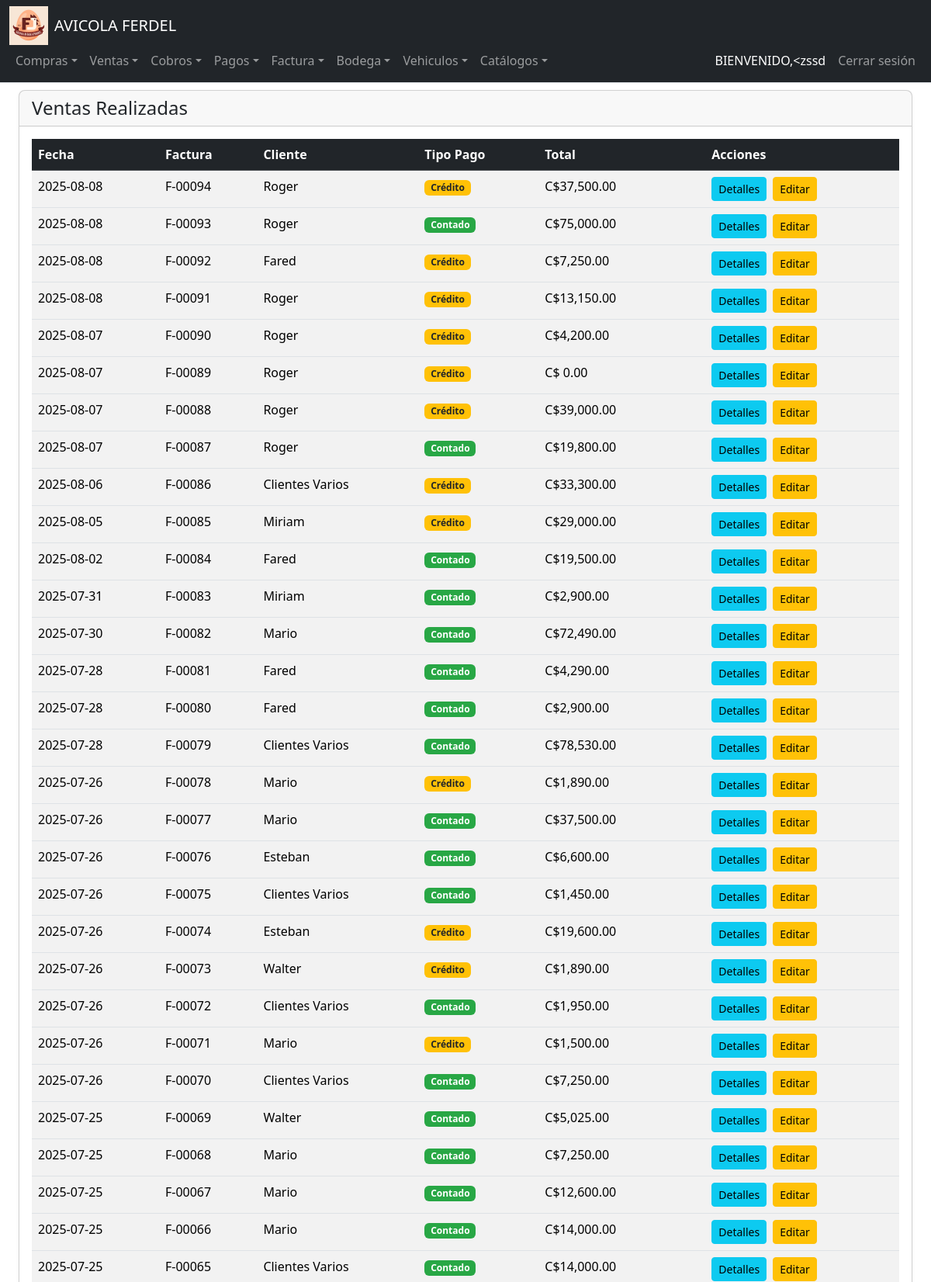
/gestionar_ventas (signed in, upper part), run on the app's committed database.
### tables this page shows
CREATE TABLE Usuarios (
    ID_Usuario INTEGER PRIMARY KEY AUTOINCREMENT,
    NombreUsuario TEXT UNIQUE NOT NULL,
    ContrasenaHash TEXT NOT NULL,
    Rol_ID INTEGER,
    Estado INTEGER,
    Fecha_Creacion DATE,
    FOREIGN KEY (Rol_ID) REFERENCES Roles(ID_Rol)
);

CREATE TABLE Facturacion (
    ID_Factura INTEGER PRIMARY KEY AUTOINCREMENT,
    Fecha DATE NOT NULL,
    IDCliente INTEGER NOT NULL,
    Credito_Contado INTEGER,
    Observacion TEXT,
    ID_Empresa INTEGER NOT NULL,
    FOREIGN KEY (IDCliente) REFERENCES Clientes(ID_Cliente),
    FOREIGN KEY (ID_Empresa) REFERENCES Empresa(ID_Empresa)
);

CREATE TABLE Clientes (
    ID_Cliente INTEGER PRIMARY KEY AUTOINCREMENT,
    Nombre TEXT NOT NULL,
    Telefono TEXT,
    Direccion TEXT,
    RUC_CEDULA TEXT
);

### app.py (the view)
@app.route("/gestionar_ventas", methods=["GET"])
@login_required
def gestionar_ventas():
    try:
        ventas = db.execute("""
            SELECT f.ID_Factura, f.Fecha, c.Nombre AS Cliente,
                   f.Credito_Contado, f.Observacion,
                   (SELECT SUM(Total) FROM Detalle_Facturacion WHERE ID_Factura = f.ID_Factura) AS Total
            FROM Facturacion f
            JOIN Clientes c ON c.ID_Cliente = f.IDCliente
            ORDER BY f.ID_Factura DESC
        """)
        detalles = db.execute("""
            SELECT df.ID_Factura, p.Descripcion, df.Cantidad, df.Total AS Subtotal
            FROM Detalle_Facturacion df
            JOIN Productos p ON df.ID_Producto = p.ID_Producto
        """)
        productos_por_venta = {}
        for d in detalles:
            productos_por_venta.setdefault(d["ID_Factura"], []).append(
                f"{d['Cantidad']} x {d['Descripcion']} (C$ {d['Subtotal']:,.2f})"
            )
        for venta in ventas:
            venta["Productos"] = productos_por_venta.get(venta["ID_Factura"], [])
            venta["NumeroFactura"] = f"F-{venta['ID_Factura']:05d}"
            venta["TotalFormateado"] = f"C${venta['Total']:,.2f}" if venta['Total'] else "C$ 0.00"
        return render_template("gestionar_ventas.html", ventas=ventas)
    except Exception as e:
        flash(f"❌ Error al cargar las ventas: {e}", "danger")
        return redirect(url_for("ventas"))

### app.py (called while the page is built)
@login_manager.user_loader
def load_user(user_id):
    user_data = db.execute("SELECT * FROM Usuarios WHERE ID_Usuario = ?", user_id)
    if len(user_data) == 1:
        return User(user_data[0]["ID_Usuario"], user_data[0]["NombreUsuario"])
    return None

@app.after_request
def after_request(response):
    response.headers["Cache-Control"] = "no-cache, no-store, must-revalidate"
    response.headers["Expires"] = 0
    response.headers["Pragma"] = "no-cache"
    return response

### Templates/gestionar_ventas.html (shortened to what this page needs)
{% extends "layout.html" %}
{% block main %}
<div class="container-fluid py-4">
    <div class="row">
        <div class="col-12">
            <div class="card">
                <div class="card-header">
                    <h4 class="mb-0">Ventas Realizadas</h4>
                </div>
                <div class="card-body">
                    <div class="table-responsive">
                        <table class="table table-striped table-hover">
                            <thead class="table-dark">
                                <tr>
                                    <th>Fecha</th>
                                    <th>Factura</th>
                                    <th>Cliente</th>
                                    <th>Tipo Pago</th>
                                    <th>Total</th>
                                    <th>Acciones</th>
                                </tr>
                            </thead>
                            <tbody>
                                {% for venta in ventas %}
                                <tr>
                                    <td data-label="Fecha">{{ venta.Fecha }}</td>
                                    <td data-label="Factura">{{ venta.NumeroFactura }}</td>
                                    <td data-label="Cliente">{{ venta.Cliente }}</td>
                                    <td data-label="Tipo Pago">
                                        <span class="badge {% if venta.Credito_Contado == 0 %}badge-contado{% else %}badge-credito{% endif %}">
                                            {% if venta.Credito_Contado == 0 %}Contado{% else %}Crédito{% endif %}
                                        </span>
                                    </td>
                                    <td data-label="Total">{{ venta.TotalFormateado }}</td>
                                    <td data-label="Acciones">
                                        <div class="btn-action-group">
                                            <button class="btn btn-sm btn-info"
                                                    data-bs-toggle="collapse"
                                                    data-bs-target="#detalle-{{ venta.ID_Factura }}">
                                                 Detalles
                                            </button>
                                            <a href="/editar_venta/{{ venta.ID_Factura }}"
                                               class="btn btn-sm btn-warning {% if venta.Credito_Contado == 1 and venta.tiene_pagos %}disabled{% endif %}"
                                               {% if venta.Credito_Contado == 1 and venta.tiene_pagos %}title="No se puede editar ventas a crédito con pagos registrados"{% endif %}>
                                                 Editar
                                            </a>
                                        </div>
                                    </td>
                                </tr>
                                {% else %}
                                <tr>
                                    <td colspan="7" class="text-center py-4">No se encontraron ventas registradas</td>
                                </tr>
                                {% endfor %}
                            </tbody>
                        </table>
                    </div>
                </div>
            </div>
        </div>
    </div>
</div>
{% endblock %}

### Templates/layout.html (shortened to what this page needs)
<!DOCTYPE html>
<html lang="es">
<head>
    <link href="https://cdn.jsdelivr.net/npm/bootstrap@5.3.3/dist/css/bootstrap.min.css" rel="stylesheet"
>
    <link rel="stylesheet" href="https://cdn.jsdelivr.net/npm/bootstrap-icons@1.11.1/font/bootstrap-icons.css">
    <link rel="stylesheet" href="{{ url_for('static', filename='styles.css') }}">
</head>
<body>
    <nav class="navbar navbar-expand-lg navbar-dark bg-dark border-bottom fixed-top">
        <div class="container-fluid">
            <div class="navbar-container">
                <div class="navbar-brand-container">
                    <img src="{{ url_for('static', filename='logoFerdel_web.png') }}"
                         alt="Logo de Ferdel"
                         width="50"
                         height="50"
                         class="img-fluid d-none d-sm-block">
                    <a class="navbar-brand" href="/">AVICOLA FERDEL</a>
                </div>
                <div class="collapse navbar-collapse navbar-menu" id="navbarNav">
                    {% if current_user.is_authenticated %}
                    <ul class="navbar-nav me-auto">
                        <li class="nav-item dropdown">
                            <a class="nav-link dropdown-toggle" href="#" id="comprasDropdown" role="button"
                               data-bs-toggle="dropdown" aria-expanded="false">
                                <span>Compras</span>
                            </a>
                        </li>
                        <li class="nav-item dropdown">
                            <a class="nav-link dropdown-toggle" href="#" id="ventasDropdown" role="button"
                               data-bs-toggle="dropdown" aria-expanded="false">
                                <span>Ventas</span>
                            </a>
                        </li>
                        <li class="nav-item dropdown">
                            <a class="nav-link dropdown-toggle" href="#" id="cobrosDropdown" role="button"
                               data-bs-toggle="dropdown" aria-expanded="false">
                                <span>Cobros</span>
                            </a>
                        </li>
                        <li class="nav-item dropdown">
                            <a class="nav-link dropdown-toggle" href="#" id="pagosDropdown" role="button"
                               data-bs-toggle="dropdown" aria-expanded="false">
                                <span>Pagos</span>
                            </a>
                        </li>
                        <li class="nav-item dropdown">
                            <a class="nav-link dropdown-toggle" href="#" id="facturaDropdown" role="button"
                               data-bs-toggle="dropdown" aria-expanded="false">
                                <span>Factura</span>
                            </a>
                        </li>
                        <li class="nav-item dropdown">
                            <a class="nav-link dropdown-toggle" href="#" id="bodegaDropdown" role="button"
                               data-bs-toggle="dropdown" aria-expanded="false">
                                <span>Bodega</span>
                            </a>
                        </li>
                        <li class="nav-item dropdown">
                            <a class="nav-link dropdown-toggle" href="#" id="vehiculosDropdown" role="button"
                               data-bs-toggle="dropdown" aria-expanded="false">
                                <span>Vehiculos</span>
                            </a>
                        </li>
                        <li class="nav-item dropdown">
                            <a class="nav-link dropdown-toggle" href="#" id="CatalogosDropdown" role="button"
                               data-bs-toggle="dropdown" aria-expanded="false">
                                <span>Catálogos</span>
                            </a>
                        </li>
                    </ul>
                    <ul class="navbar-nav">
                        <li class="nav-item">
                            <span class="nav-link text-white">
                                <span class="d-none d-md-inline">BIENVENIDO, </span>
                                {{ current_user.username }}
                            </span>
                        </li>
                        <li class="nav-item">
                            <a class="nav-link" href="/logout">
                                <span class="d-none d-sm-inline">Cerrar sesión</span>
                            </a>
                        </li>
                    </ul>
                    {% endif %}
                </div>
            </div>
        </div>
    </nav>
    <main class="container-fluid py-3">
        <div class="row justify-content-center">
            <div class="col-12 col-xxl-10">
                {% block main %}
                {% endblock %}
            </div>
        </div>
    </main>
</body>
</html>

### static/styles.css (style rules this page uses)
:root { --navbar-height-lg: 80px; --navbar-height-sm: 100px; --mobile-breakpoint: 576px; --tablet-breakpoint: 768px; --desktop-breakpoint: 992px; --navbar-bg: #212529; --dropdown-bg: rgba(52, 58, 64, 0.95); }
body { min-height: 100vh; display: flex; flex-direction: column; font-size: 1rem; }
main { padding-top: var(--navbar-height-lg); flex: 1; }
.navbar { height: auto; min-height: var(--navbar-height-lg); }
.navbar-container { display: flex; flex-wrap: wrap; align-items: center; justify-content: space-between; width: 100%; }
.navbar-brand-container { display: flex; align-items: center; flex-shrink: 0; }
.navbar-brand { white-space: nowrap; overflow: hidden; text-overflow: ellipsis; max-width: 200px; margin-left: 0.5rem; }
.navbar-menu { flex-grow: 1; display: flex; justify-content: space-between; }
.dropdown-item, .nav-link { padding: 0.5rem 1rem; display: flex; align-items: center; }
.navbar-collapse { transition: all 0.3s ease; }
.dropdown-toggle::after { display: inline-block; margin-left: 0.255em; vertical-align: 0.255em; content: ""; border-top: 0.3em solid; border-right: 0.3em solid transparent; border-bottom: 0; border-left: 0.3em solid transparent; }

### Templates/layout.html (style rules this page uses)
:root { --navbar-height: 56px; }
body { padding-top: calc(var(--navbar-height) + 20px); min-height: 100vh; display: flex; flex-direction: column; }
.fixed-top { position: fixed; top: 0; right: 0; left: 0; z-index: 1030; }
main { flex: 1; padding-top: 1rem; }

### Templates/gestionar_ventas.html (style rules this page uses)
.card { border-radius: 0.5rem; box-shadow: 0 0.125rem 0.25rem rgba(0, 0, 0, 0.075); }
.badge-contado { background-color: #28a745; }
.badge-credito { background-color: #ffc107; color: #212529; }
.btn-action-group { display: flex; gap: 0.5rem; flex-wrap: wrap; }
@media (min-width: 768px) { .table thead { display: table-header-group; } }
@media (min-width: 768px) { .table tr { display: table-row; } }
@media (min-width: 768px) { .table td { display: table-cell; } }
@media (min-width: 768px) { .table td:before { content: none; } }
@media (min-width: 768px) { .btn-action-group { flex-direction: row; } }

### data on the page
Usuarios: username "<zssd"
Facturacion: Fecha "2025-08-08", NumeroFactura "F-00094", Cliente "Roger", Credito_Contado "Crédito", TotalFormateado "C$37,500.00"
Facturacion: Fecha "2025-08-08", NumeroFactura "F-00093", Cliente "Roger", Credito_Contado "Contado", TotalFormateado "C$75,000.00"
Facturacion: Fecha "2025-08-08", NumeroFactura "F-00092", Cliente "Fared", Credito_Contado "Crédito", TotalFormateado "C$7,250.00"
Facturacion: Fecha "2025-08-08", NumeroFactura "F-00091", Cliente "Roger", Credito_Contado "Crédito", TotalFormateado "C$13,150.00"
Facturacion: Fecha "2025-08-07", NumeroFactura "F-00090", Cliente "Roger", Credito_Contado "Crédito", TotalFormateado "C$4,200.00"
Facturacion: Fecha "2025-08-07", NumeroFactura "F-00089", Cliente "Roger", Credito_Contado "Crédito", TotalFormateado "C$ 0.00"
Facturacion: Fecha "2025-08-07", NumeroFactura "F-00088", Cliente "Roger", Credito_Contado "Crédito", TotalFormateado "C$39,000.00"
Facturacion: Fecha "2025-08-07", NumeroFactura "F-00087", Cliente "Roger", Credito_Contado "Contado", TotalFormateado "C$19,800.00"
Facturacion: Fecha "2025-08-06", NumeroFactura "F-00086", Cliente "Clientes Varios", Credito_Contado "Crédito", TotalFormateado "C$33,300.00"
Facturacion: Fecha "2025-08-05", NumeroFactura "F-00085", Cliente "Miriam", Credito_Contado "Crédito", TotalFormateado "C$29,000.00"
Facturacion: Fecha "2025-08-02", NumeroFactura "F-00084", Cliente "Fared", Credito_Contado "Contado", TotalFormateado "C$19,500.00"
Facturacion: Fecha "2025-07-31", NumeroFactura "F-00083", Cliente "Miriam", Credito_Contado "Contado", TotalFormateado "C$2,900.00"
Facturacion: Fecha "2025-07-30", NumeroFactura "F-00082", Cliente "Mario", Credito_Contado "Contado", TotalFormateado "C$72,490.00"
Facturacion: Fecha "2025-07-28", NumeroFactura "F-00081", Cliente "Fared", Credito_Contado "Contado", TotalFormateado "C$4,290.00"
Facturacion: Fecha "2025-07-28", NumeroFactura "F-00080", Cliente "Fared", Credito_Contado "Contado", TotalFormateado "C$2,900.00"
Facturacion: Fecha "2025-07-28", NumeroFactura "F-00079", Cliente "Clientes Varios", Credito_Contado "Contado", TotalFormateado "C$78,530.00"
Facturacion: Fecha "2025-07-26", NumeroFactura "F-00078", Cliente "Mario", Credito_Contado "Crédito", TotalFormateado "C$1,890.00"
Facturacion: Fecha "2025-07-26", NumeroFactura "F-00077", Cliente "Mario", Credito_Contado "Contado", TotalFormateado "C$37,500.00"
Facturacion: Fecha "2025-07-26", NumeroFactura "F-00076", Cliente "Esteban", Credito_Contado "Contado", TotalFormateado "C$6,600.00"
Facturacion: Fecha "2025-07-26", NumeroFactura "F-00075", Cliente "Clientes Varios", Credito_Contado "Contado", TotalFormateado "C$1,450.00"
Facturacion: Fecha "2025-07-26", NumeroFactura "F-00074", Cliente "Esteban", Credito_Contado "Crédito", TotalFormateado "C$19,600.00"
Facturacion: Fecha "2025-07-26", NumeroFactura "F-00073", Cliente "Walter", Credito_Contado "Crédito", TotalFormateado "C$1,890.00"
Facturacion: Fecha "2025-07-26", NumeroFactura "F-00072", Cliente "Clientes Varios", Credito_Contado "Contado", TotalFormateado "C$1,950.00"
Facturacion: Fecha "2025-07-26", NumeroFactura "F-00071", Cliente "Mario", Credito_Contado "Crédito", TotalFormateado "C$1,500.00"
Facturacion: Fecha "2025-07-26", NumeroFactura "F-00070", Cliente "Clientes Varios", Credito_Contado "Contado", TotalFormateado "C$7,250.00"
Facturacion: Fecha "2025-07-25", NumeroFactura "F-00069", Cliente "Walter", Credito_Contado "Contado", TotalFormateado "C$5,025.00"
Facturacion: Fecha "2025-07-25", NumeroFactura "F-00068", Cliente "Mario", Credito_Contado "Contado", TotalFormateado "C$7,250.00"
Facturacion: Fecha "2025-07-25", NumeroFactura "F-00067", Cliente "Mario", Credito_Contado "Contado", TotalFormateado "C$12,600.00"
Facturacion: Fecha "2025-07-25", NumeroFactura "F-00066", Cliente "Mario", Credito_Contado "Contado", TotalFormateado "C$14,000.00"
Facturacion: Fecha "2025-07-25", NumeroFactura "F-00065", Cliente "Clientes Varios", Credito_Contado "Contado", TotalFormateado "C$14,000.00"
